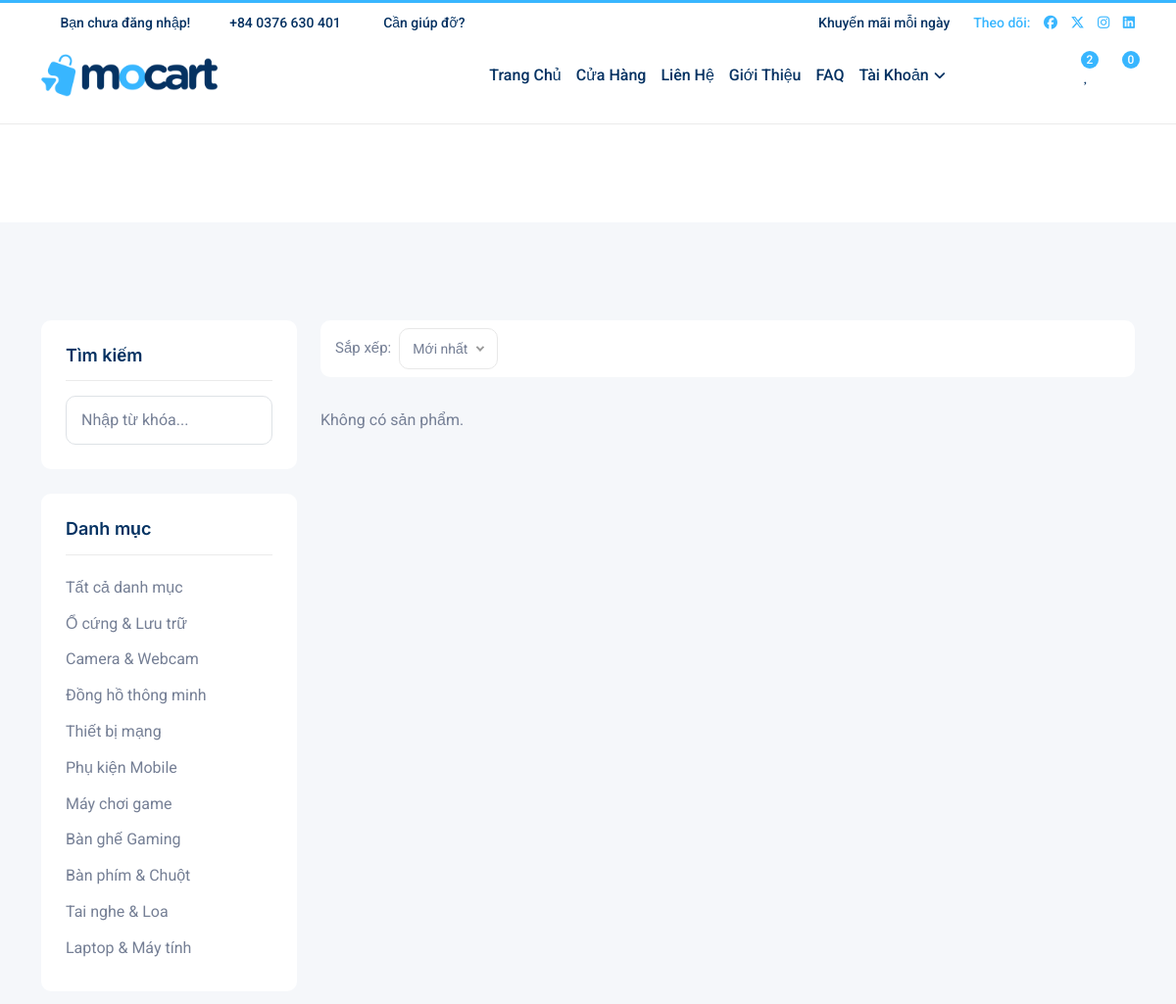
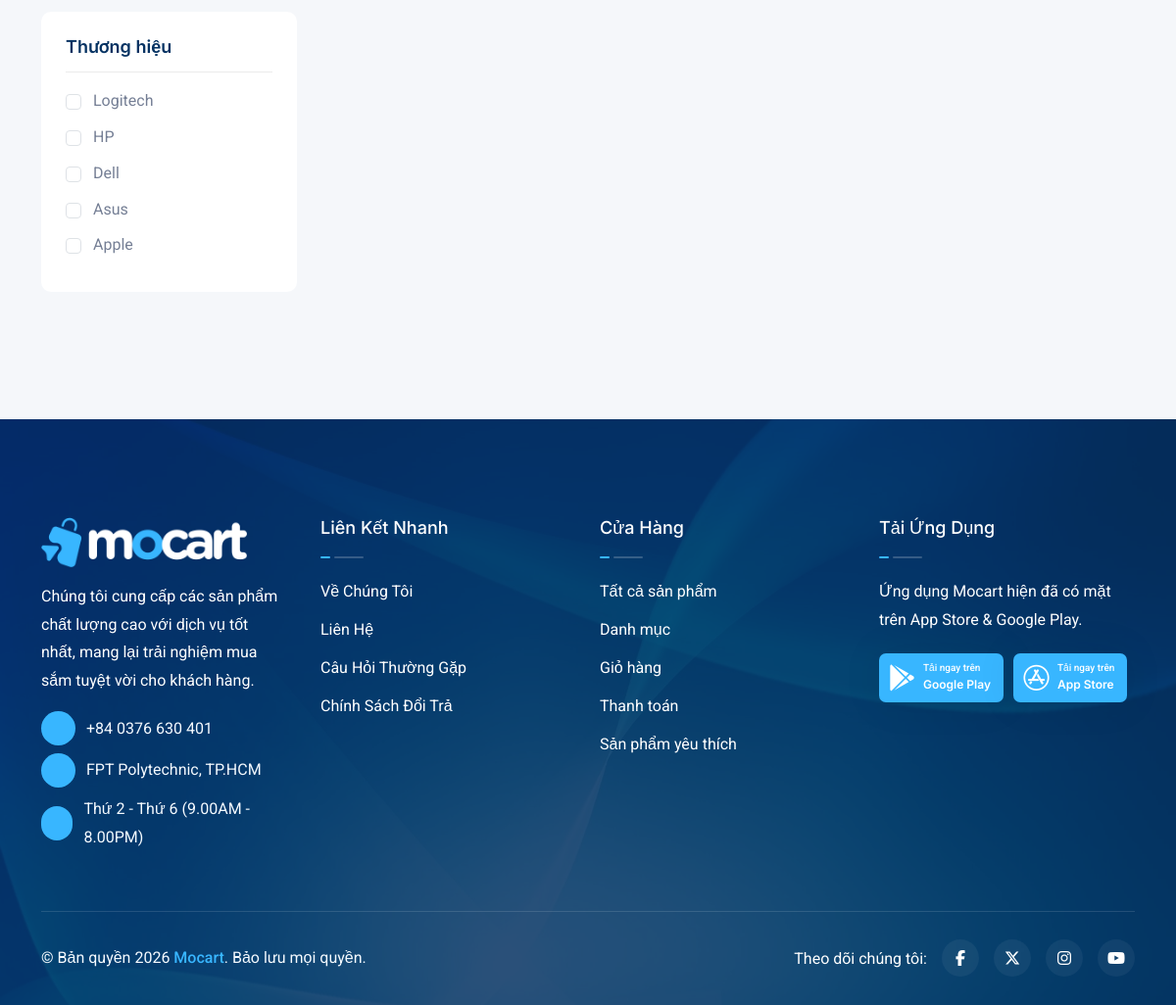
Screenshot of /san-pham with the database file from the repository (2 pictures, top to bottom).
### tables this page shows
CREATE TABLE `categories` (
  `id` int(11) NOT NULL,
  `name` varchar(255) NOT NULL,
  `icon` varchar(255) DEFAULT NULL,
  `slug` varchar(255) NOT NULL,
  `status` tinyint(4) DEFAULT '1',
  `created_at` timestamp NULL DEFAULT CURRENT_TIMESTAMP,
  `updated_at` timestamp NULL DEFAULT CURRENT_TIMESTAMP ON UPDATE CURRENT_TIMESTAMP
);

CREATE TABLE `brands` (
  `id` int(11) NOT NULL,
  `name` varchar(255) NOT NULL,
  `image` varchar(255) DEFAULT NULL,
  `slug` varchar(255) NOT NULL,
  `link` varchar(255) DEFAULT NULL,
  `status` tinyint(4) DEFAULT '1',
  `created_at` timestamp NULL DEFAULT CURRENT_TIMESTAMP,
  `updated_at` timestamp NULL DEFAULT CURRENT_TIMESTAMP ON UPDATE CURRENT_TIMESTAMP
);

### app/Controllers/ProductController.php (called while the page is built, shortened)
<?php
class ProductController extends Controller
{
    private $productModel;
    private $brandModel;
    private $categoryModel;
    public function __construct()
    {
        $this->productModel = $this->model("Product");
        $this->brandModel   = $this->model("Brand");
        $this->categoryModel = $this->model("Category");
    }
    public function index()
    {
        $data['brands'] = $this->brandModel->all();
        $data['categories'] = $this->categoryModel->all();
        if (isset($_GET['brand_id']) && !empty($_GET['brand_id'])) {
            $brand_id = intval($_GET['brand_id']);
            $data['products'] = $this->productModel->getProductsByBrand($brand_id);
        } else {
            $data['products'] = $this->productModel->getFilteredProducts();
        }
        $data['title'] = "Cửa hàng - Siêu Thị Mocart";
        $this->view("product/shop-grid", $data);
    }
}

### core/App.php (called while the page is built, shortened)
<?php
class App
{
    protected $controller = "Home";
    protected $action = "index";
    protected $folder = "";
    function __construct()
    {
        $arr = $this->UrlProcess();
        if (isset($arr[0]) && $arr[0] != "") {
            $controllerName = ucfirst($arr[0]);
            $physicalSubFolder = str_replace("\\", "/", $this->folder);
            $filePrefix = ($this->folder === "Api\\") ? "Api" : "";
            $checkPath = "../app/Controllers/" . $physicalSubFolder . $filePrefix . $controllerName . "Controller.php";
            if (file_exists($checkPath)) {
                $this->controller = $filePrefix . $controllerName;
                unset($arr[0]);
            }
        }
        $controllerClass = "\\App\\Controllers\\" . $this->folder . $this->controller . "Controller";
        if (class_exists($controllerClass)) {
            $this->controller = new $controllerClass;
        } else {
            die("Lỗi: Không tìm thấy class $controllerClass.");
        }
        if (isset($arr[1])) {
            if (method_exists($this->controller, $arr[1])) {
                $this->action = $arr[1];
            }
            unset($arr[1]);
        }
        $this->params = $arr ? array_values($arr) : [];
        call_user_func_array([$this->controller, $this->action], $this->params);
    }
    function UrlProcess()
    {
        if (isset($_GET["url"])) {
            $url = trim($_GET["url"], "/");
            $urlArray = explode("/", filter_var($url, FILTER_SANITIZE_URL));
            require "../app/Config/routes.php";
            if (isset($urlArray[0]) && isset($routes[$urlArray[0]])) {
                $realRoute = $routes[$urlArray[0]];
                $urlArray[0] = $realRoute;
            }
            $newUrl = implode("/", $urlArray);
            return explode("/", $newUrl);
        }
        return [];
    }
}

### public/index.php (called while the page is built, shortened)
<?php
$myApp = new App();
?>

### core/BaseModel.php (called while the page is built, shortened)
<?php
class BaseModel {
    protected $conn;
    protected $table;
    protected $primaryKey = 'id';
    public function __construct() {
        $dbFactory = new Database();
        $this->conn = $dbFactory->getConnection();
    }
    public function all() {
        $query = "SELECT * FROM {$this->table} WHERE status = 1 ORDER BY {$this->primaryKey} DESC";
        $stmt = $this->conn->prepare($query);
        $stmt->execute();
        return $stmt->fetchAll(PDO::FETCH_ASSOC);
    }
}

### core/Database.php (called while the page is built, shortened)
<?php
class Database {
    private $host = DB_HOST;
    private $db_name = DB_NAME;
    private $username = DB_USER;
    private $password = DB_PASS;
    public function getConnection() {
        $this->conn = null;
        try {
            $dsn = "mysql:host=" . $this->host . ";dbname=" . $this->db_name . ";charset=utf8mb4";
            $options = [
                PDO::ATTR_ERRMODE            => PDO::ERRMODE_EXCEPTION,
                PDO::ATTR_DEFAULT_FETCH_MODE => PDO::FETCH_ASSOC,
                PDO::ATTR_EMULATE_PREPARES   => false,
            ];
            $this->conn = new PDO($dsn, $this->username, $this->password, $options);
        } catch(PDOException $e) {
            echo "Lỗi kết nối Database: " . $e->getMessage();
            die();
        }
        return $this->conn;
    }
}
?>

### app/Views/product/shop-grid.php (the view, shortened to what this page needs)
<?php require_once "../app/Views/layout/header.php"; ?>
<main class="main">
    <div class="site-breadcrumb">
        </div>
    <div class="shop-area bg-2 py-100">
        <div class="container">
            <div class="row">
                <div class="col-lg-3">
                    <div class="shop-sidebar">
                        <div class="shop-widget">
                            <div class="shop-search-form">
                                <h4 class="shop-widget-title">Tìm kiếm</h4>
                                <form id="form-search">
                                    <div class="form-group">
                                        <input type="text" id="keyword-input" class="form-control" placeholder="Nhập từ khóa...">
                                        <button type="submit"><i class="far fa-search"></i></button>
                                    </div>
                                </form>
                            </div>
                        </div>
                        <div class="shop-widget">
                            <h4 class="shop-widget-title">Danh mục</h4>
                            <ul class="shop-category-list">
                                <li>
                                    <a href="#" class="js-category-link" data-id="">
                                        Tất cả danh mục
                                    </a>
                                </li>
                                <?php if (!empty($categories)): ?>
                                    <?php foreach ($categories as $cat): ?>
                                        <li>
                                            <a href="#" class="js-category-link" data-id="<?= $cat['id'] ?>">
                                                <?= htmlspecialchars($cat['name']) ?>
                                            </a>
                                        </li>
                                    <?php endforeach; ?>
                                <?php endif; ?>
                            </ul>
                        </div>
                        <div class="shop-widget">
                            <h4 class="shop-widget-title">Thương hiệu</h4>
                            <ul class="shop-checkbox-list">
                                <?php if (!empty($brands)): ?>
                                    <?php foreach ($brands as $brand): ?>
                                        <li>
                                            <div class="form-check">
                                                <input class="form-check-input js-brand-checkbox"
                                                       type="checkbox"
                                                       value="<?= $brand['id'] ?>"
                                                       id="brand<?= $brand['id'] ?>">
                                                <label class="form-check-label" for="brand<?= $brand['id'] ?>">
                                                    <?= htmlspecialchars($brand['name']) ?>
                                                </label>
                                            </div>
                                        </li>
                                    <?php endforeach; ?>
                                <?php endif; ?>
                            </ul>
                        </div>
                    </div>
                </div>
                <div class="col-lg-9">
                     <div class="col-md-12">
                        <div class="shop-sort">
                            <div class="shop-sort-box">
                                <div class="shop-sorty-label">Sắp xếp:</div>
                            </div>
                        </div>
                    </div>
                    <div class="shop-item-wrap item-4">
                        <div class="row g-4" id="shop-product-list">
                        </div>
                    </div>
                </div>
            </div>
        </div>
    </div>
</main>
<?php require_once "../app/Views/layout/footer.php"; ?>

### rows the page displays
categories: name "Ổ cứng & Lưu trữ"
categories: name "Camera & Webcam"
categories: name "Đồng hồ thông minh"
categories: name "Thiết bị mạng"
categories: name "Phụ kiện Mobile"
categories: name "Máy chơi game"
categories: name "Bàn ghế Gaming"
categories: name "Bàn phím & Chuột"
categories: name "Tai nghe & Loa"
categories: name "Laptop & Máy tính"
brands: name "Logitech"
brands: name "HP"
brands: name "Dell"
brands: name "Asus"
brands: name "Apple"
